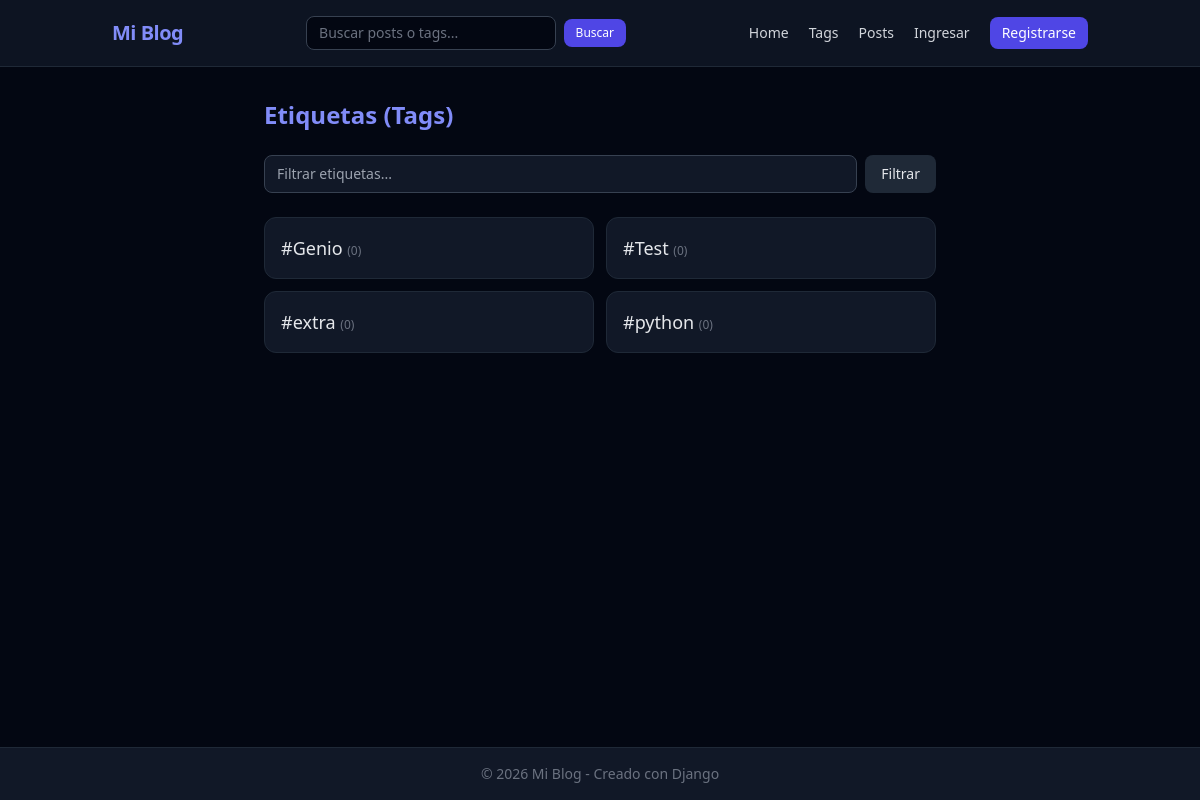
Before: /tags/ with the older database file.
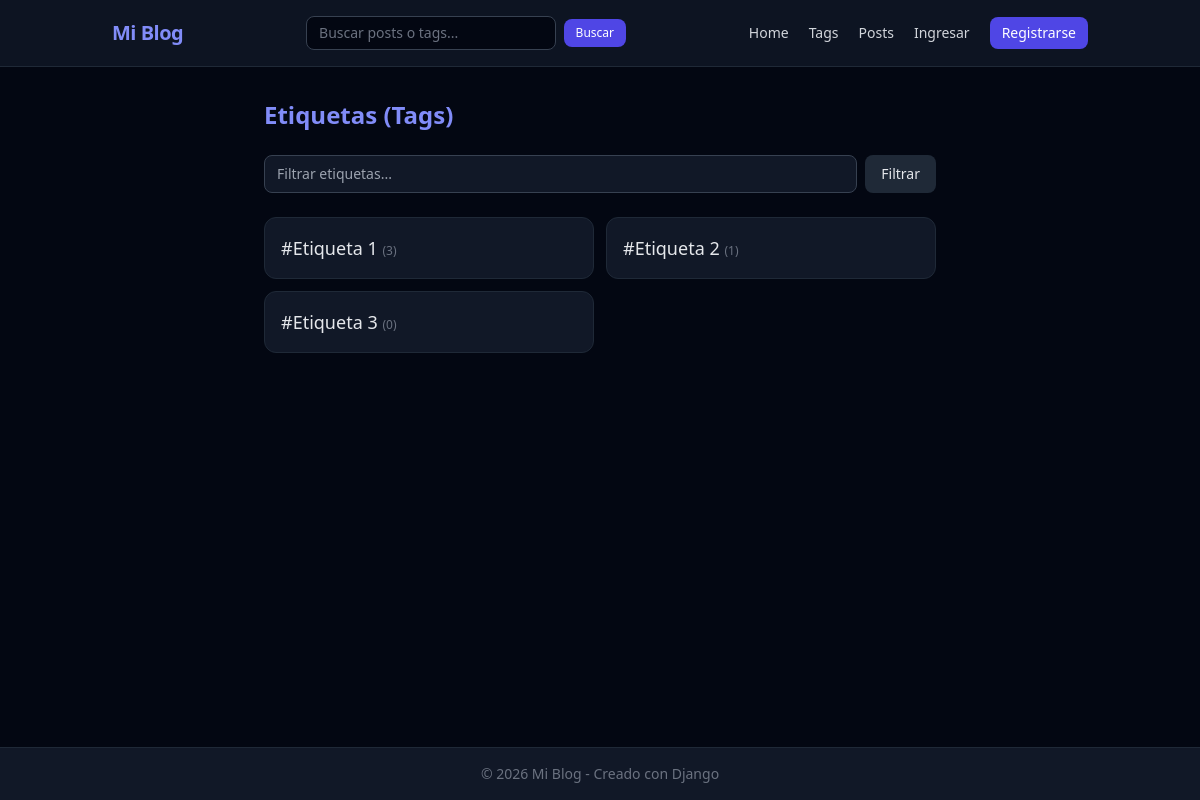
After: the same page with the newer database file.
### blogs_django/models.py (models this page shows, shortened)
class Tag(models.Model):
	name = models.CharField(max_length=50, unique=True)

### blogs_django/views.py (the view)
# urls.py: path('tags/', views.tags, name='tags'),
def tags(request):
    query = request.GET.get('q', '').strip()
    tags = Tag.objects.annotate(
        published_posts_count=Count('posts', filter=Q(posts__type='publicado'))
    ).order_by('name')
    if query:
        tags = tags.filter(name__icontains=query)
    return render(request, 'blogs_django/tags.html', {'tags': tags, 'query': query})

### blogs_django/templates/blogs_django/tags.html (shortened to what this page needs)
{% extends "blogs_django/base.html" %}
{% block content %}
<div class="max-w-2xl mx-auto">
    <div class="flex justify-between items-center mb-6">
        <h1 class="text-2xl font-bold text-indigo-400">Etiquetas (Tags)</h1>
    </div>
    <form method="GET" class="mb-6 flex gap-2">
        <input type="text" name="q" value="{{ query }}" placeholder="Filtrar etiquetas..."
               class="flex-1 px-3 py-2 bg-gray-900 border border-gray-700 rounded-lg text-sm text-gray-100 focus:outline-none focus:border-indigo-500">
        <button type="submit" class="px-4 py-2 bg-gray-800 hover:bg-gray-700 text-gray-200 text-sm rounded-lg">Filtrar</button>
    </form>
    <div class="grid grid-cols-1 sm:grid-cols-2 gap-3">
        {% for tag in tags %}
            <div class="p-4 bg-gray-900 border border-gray-800 rounded-xl flex justify-between items-center">
                <a href="{% url 'blogs_django:tag' tag.id %}" class="text-lg font-medium text-gray-200 hover:text-indigo-400">
                    #{{ tag.name }} <span class="text-xs text-gray-500">({{ tag.published_posts_count }})</span>
                </a>
            </div>
        {% empty %}
            <p class="text-gray-500">No hay etiquetas disponibles.</p>
        {% endfor %}
    </div>
</div>
{% endblock content %}

### blogs_django/templates/blogs_django/base.html (shortened to what this page needs)
<!DOCTYPE html>
<html lang="es" class="dark">
<head>
    <script src="https://cdn.tailwindcss.com"></script>
</head>
<body class="bg-gray-950 text-gray-100 font-sans min-h-screen flex flex-col selection:bg-indigo-500 selection:text-white">
    <header class="bg-gray-900/80 backdrop-blur-md border-b border-gray-800 sticky top-0 z-10">
        <nav class="max-w-5xl mx-auto px-6 py-4 flex flex-wrap justify-between items-center gap-4">
            <div class="text-xl font-bold tracking-tight text-indigo-400 hover:text-indigo-300 transition-colors">
                <a href="{% url 'blogs_django:index' %}">Mi Blog</a>
            </div>
            <form method="GET" action="{% url 'blogs_django:search' %}" class="flex-1 max-w-xs">
                <div class="relative flex items-center">
                    <input
                        type="text"
                        name="q"
                        value="{{ request.GET.q }}"
                        placeholder="Buscar posts o tags..."
                        class="w-full px-3 py-1.5 text-sm bg-gray-950 border border-gray-700 rounded-lg text-gray-100 placeholder-gray-500 focus:outline-none focus:border-indigo-500"
                    >
                    <button type="submit" class="ml-2 px-3 py-1.5 bg-indigo-600 hover:bg-indigo-500 text-white text-xs font-medium rounded-lg transition-colors">
                        Buscar
                    </button>
                </div>
            </form>
            <div class="flex items-center space-x-5 font-medium text-sm">
                <a href="{% url 'blogs_django:index' %}" class="text-gray-300 hover:text-indigo-400 transition-colors">Home</a>
                <a href="{% url 'blogs_django:tags' %}" class="text-gray-300 hover:text-indigo-400 transition-colors">Tags</a>
                <a href="{% url 'blogs_django:posts' %}" class="text-gray-300 hover:text-indigo-400 transition-colors">Posts</a>
                {% if user.is_authenticated %}
					<a href="{% url 'blogs_django:my_posts' %}" class="text-gray-300 hover:text-indigo-400 transition-colors">Mis Posts</a>
                    <a href="{% url 'blogs_django:create_post' %}" class="text-gray-300 hover:text-indigo-400 transition-colors">+ Post</a>
                    {% if user.is_superuser %}
                        <a href="{% url 'blogs_django:create_tag' %}" class="text-amber-400 hover:text-amber-300 transition-colors">+ Tag</a>
                    {% endif %}
                    <a href="{% url 'profile' %}" class="flex items-center space-x-2 text-indigo-300 hover:text-indigo-200 transition-colors">
                        {% if user.profile.avatar %}
                            <img src="{{ user.profile.avatar.url }}" alt="{{ user.username }}" class="w-7 h-7 rounded-full object-cover border border-indigo-500">
                        {% endif %}
                        <span>{{ user.username }}</span>
                    </a>
                    <form method="post" action="{% url 'logout' %}" class="inline">
                        {% csrf_token %}
                        <button type="submit" class="text-gray-400 hover:text-red-400 transition-colors">Salir</button>
                    </form>
                {% else %}
                    <a href="{% url 'login' %}" class="text-gray-300 hover:text-indigo-400 transition-colors">Ingresar</a>
                    <a href="{% url 'register' %}" class="px-3 py-1.5 bg-indigo-600 hover:bg-indigo-500 text-white rounded-lg transition-colors">Registrarse</a>
                {% endif %}
            </div>
        </nav>
    </header>
    <main class="max-w-4xl w-full mx-auto px-6 py-8 flex-grow">
        {% block content %}
        {% endblock content %}
    </main>
    <footer class="bg-gray-900 border-t border-gray-800 py-4 text-center text-sm text-gray-500">
        <p>&copy; 2026 Mi Blog - Creado con Django</p>
    </footer>
</body>
</html>

Changed rows visible on the page:
removed Tag: name "Test", published_posts_count "0"
changed Tag: name "python" → "Etiqueta 1"; published_posts_count "0" → "3"; moves up the list
changed Tag: name "extra" → "Etiqueta 2"; published_posts_count "0" → "1"; moves down the list
changed Tag: name "Genio" → "Etiqueta 3"
